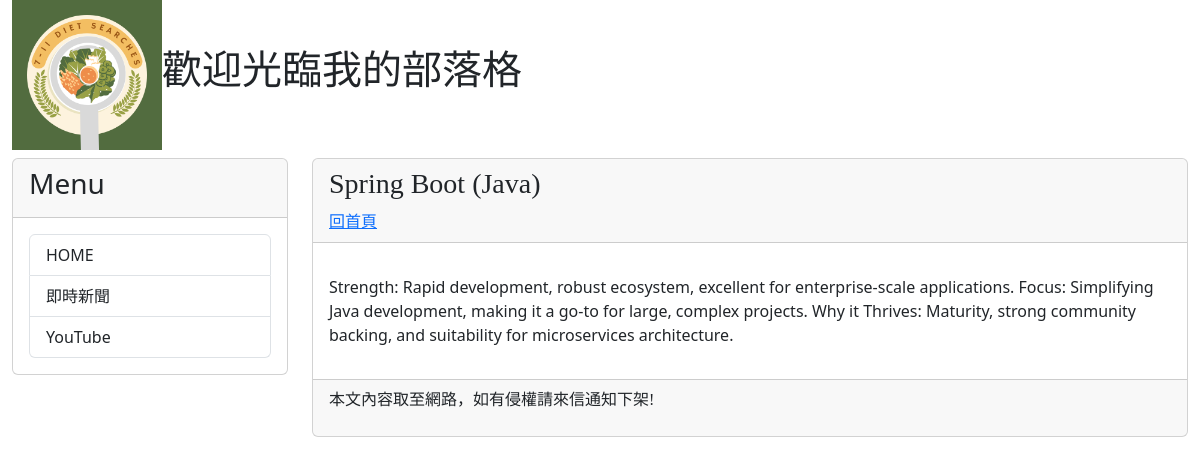
/post/1, run on the app's committed database.
### mysite/models.py (models this page shows, shortened)
class Post(models.Model):
    title = models.CharField(max_length=200)
    slug = models.CharField(max_length=200)
    body = models.TextField()
    pub_date = models.DateTimeField(auto_now_add=True)
    class Meta:
        ordering = ("-pub_date",)

### mysite/views.py (the view)
# urls.py: path("post/<slug:slug>", showpost),
def showpost(request, slug):
    try:
        post = Post.objects.get(slug=slug)
        if post != None:
          return render(request, "post.html", locals())
    except:
        return redirect("/")

### mysite/templatetags/markdown_extras.py (called while the page is built)
@register.filter
def convert_markdown(text):
    return markdown.markdown(text)

### templates/post.html (shortened to what this page needs)
{% extends 'base.html' %}
{% load markdown_extras %}
{% block headmessage %}
    <h3 style="font-family: 微軟正黑體;">{{ post.title }}</h3>
    <a style="font-family: 微軟正黑體;" href="/">回首頁</a>
{% endblock %}
{% block content %}
        <p style="font-family: 微軟正黑體;font-size: 12pt;letter-spacing: 2pt;">
            {{ post.body | convert_markdown | safe }}</a>
        </p>
{% endblock %}

### data on the page
Post: title "Spring Boot (Java)", body|convert_markdown "Strength: Rapid development, robust ecosystem, excellent for enterprise-scale applications. Focus: Simplifying Java development, making it a go-to for large, complex projects. Why it Thrives: Maturity, strong community backing, and suitability for microservices architecture."
